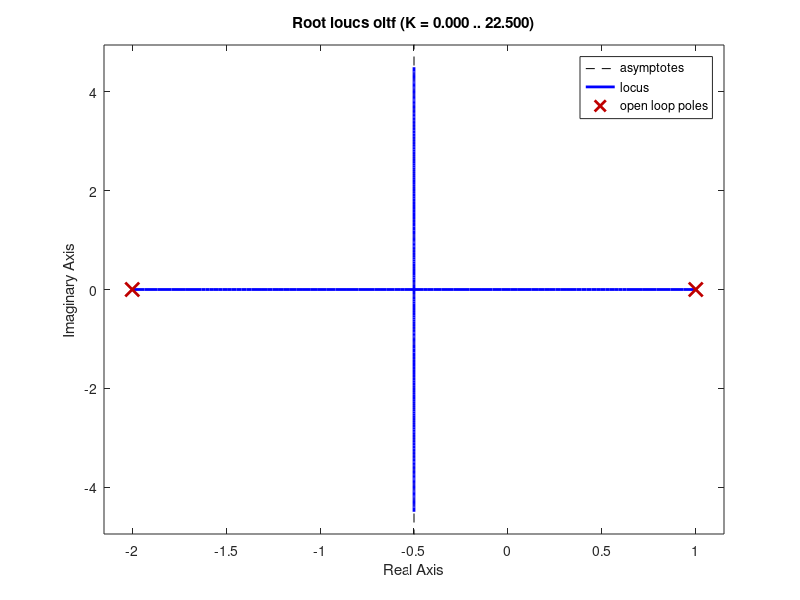
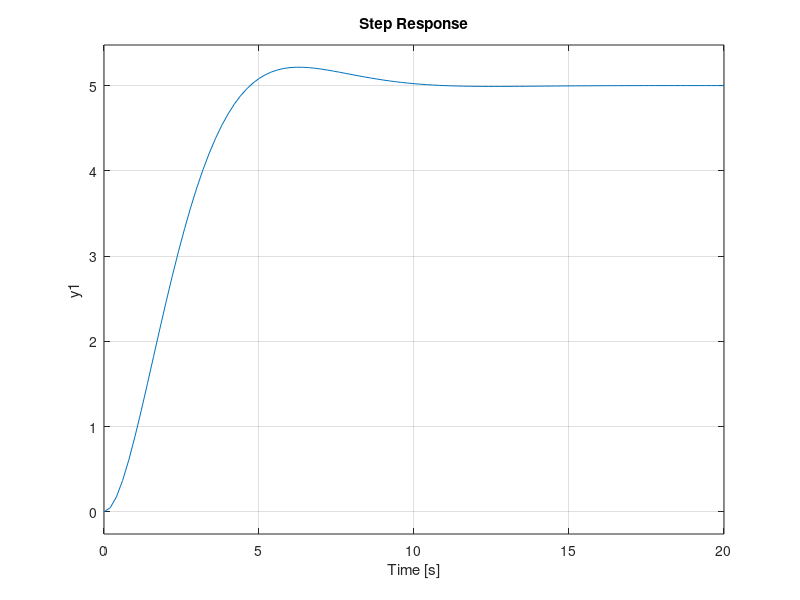

Here is the MATLAB script that generated these plots, in order:
%% 1번 예제
clc; close all;
figure(1);
num = 1;
den = conv([1 1 0], [1 5]);
oltf = tf(num, den);

rlocus(oltf); grid
%% 2번 예제
clc; close all;
figure(1);
num = conv([1 1], [1 0 81]);
den = conv([1 13], [1 0 100 0 0]);
oltf = tf(num, den);

rlocus(oltf); grid

figure(2);
k1 = 89.1;
k2 = 32.4;
cltf1 = feedback(k1*oltf,1);
cltf2 = feedback(k2*oltf,1);
hold on; grid on;
step(cltf1)
step(cltf2)
legend('k = 89.1', 'k = 32.4');
%% 3번 예제
clc; close all;
figure(1);
num = 1;
den = conv([1 -1], [1 2]);
oltf = tf(num, den);

rlocus(oltf); grid

figure(2);
k = 2.5;
cltf = feedback(k*oltf,1);
step(cltf);
